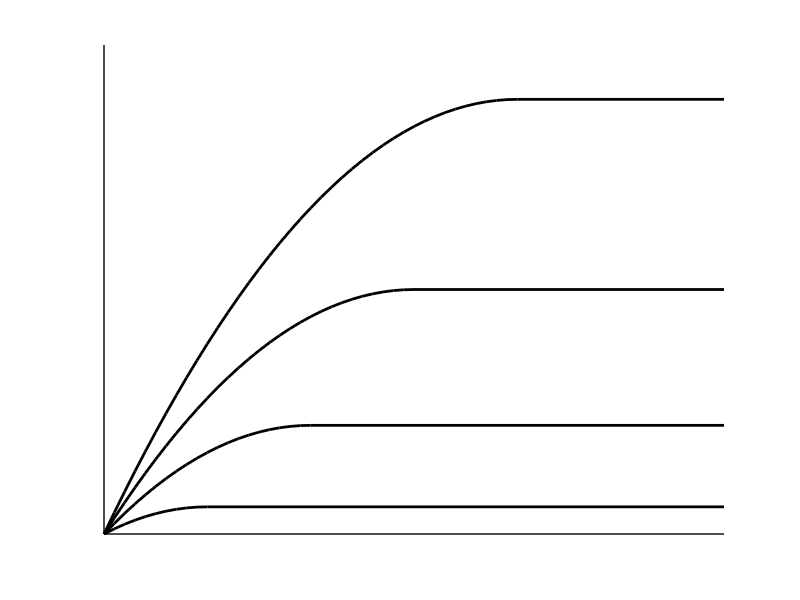
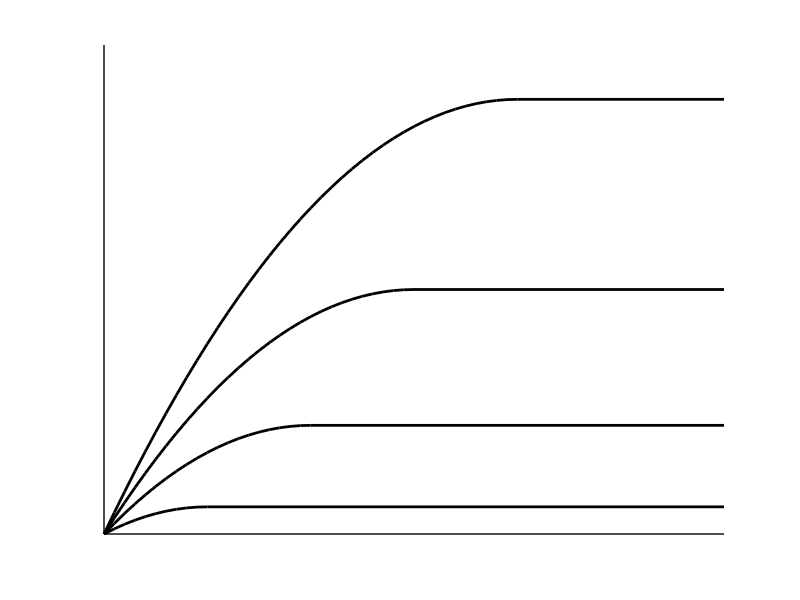

The MATLAB script that drew these images, in order:
#nMOSFET characteristics

clf
hold on

kn=0.0002;
vt=2;

ID=@(vds,vgs) kn.*[(vgs-vt).*vds-vds.^2./2];

v=[3,4,5,6];
for vgs=v
vds=0:0.1:(vgs-vt);
plot(vds,ID(vds,vgs),"linewidth",2,"color","black")
IDs=ID(vgs-vt,vgs);
plot([vgs-vt,6],[IDs,IDs],"linewidth",2,"color","black")
endfor



%axis
plot([0,6],[0,0],"linewidth",1,"color","black")
plot([0,0],[0,0.0018],"linewidth",1,"color","black")

axis([0,6,0,0.0018])
axis off
grid off

print -demf nEnhancementCharacteristics.emf
print -deps nEnhancementCharacteristics.eps
